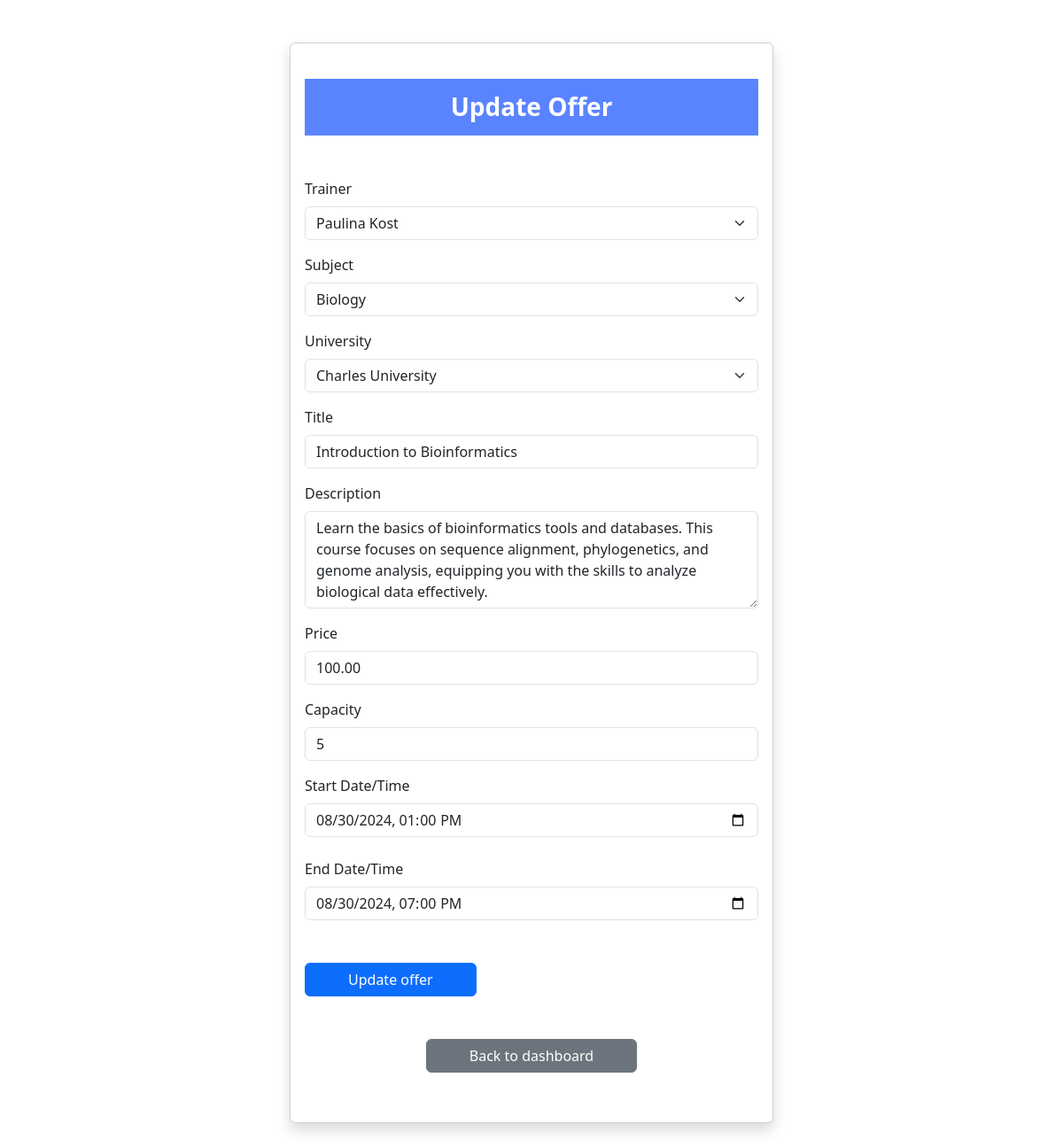
The app's page /frontend/HTML/edit-offer.php?id=12 (signed in) with its own data.
### tables this page shows
CREATE TABLE `tutoring_services` (
  `id` int(11) NOT NULL,
  `title` varchar(100) DEFAULT NULL,
  `trainer_id` int(11) DEFAULT NULL,
  `subject_id` int(11) DEFAULT NULL,
  `university_id` int(11) DEFAULT NULL,
  `description` text DEFAULT NULL,
  `price` decimal(7,2) NOT NULL,
  `capacity` int(11) NOT NULL,
  `date_from` datetime DEFAULT NULL,
  `date_to` datetime DEFAULT NULL
);

### components/dbconnection.php (called while the page is built, shortened)
<?php
class DbConfig
{
    private $hostName = "localhost";
    private $userName = "root";
    private $password = "";
    private $dbName = "full_stack_project_be22";
    private $conn;
    private function connect()
    {
        $this->conn = @new Mysqli($this->hostName, $this->userName, $this->password, $this->dbName);
        return true;
    }
    public function read($for, $table, $cols = "*", $conditions = "", $join = "", $orderBy = "", $groupBy = "", $subQuery = "")
    {
        $columns = "";
        $joins = "";
        if (is_array($cols)) {
            $columns = implode(", ", $cols);
        } else {
            $columns = $cols;
        }
        if (is_array($join)) {
            $joins = implode(" ", $join);
        } else {
            $joins = $join;
        }
        $sql = "SELECT $columns FROM $table $joins $conditions $subQuery $groupBy $orderBy";
        $result = $this->conn->query($sql);
        if ($result->num_rows == 0) {
            if ($for == "JSON") {
                $this->JSONresponse(200, "No results found!");
                return null;
            } else {
                return null;
            }
        } else {
            if ($for == "JSON") {
                $this->JSONresponse(200, "All products!", $result->fetch_all(MYSQLI_ASSOC));
            } else {
                return $result->fetch_all(MYSQLI_ASSOC);
            }
        }
        return false;
    }
}
$obj = new DbConfig();

### frontend/HTML/edit-offer.php (the view, shortened to what this page needs)
<?php
require_once "../../components/dbconnection.php";
if (isset($_GET["id"])) {
    $id = $_GET["id"];
    $offer = $obj->read("", "tutoring_services", "*", "WHERE id= $id");
    $subject = $obj->read("", "subjects");
    $university = $obj->read("", "universities", "*");
    if ($_SESSION["role"] == "admin") {
        $trainer = $obj->read("", "users", "*", " WHERE role = 'trainer'");
    }
} else {
    header("Location: home.php");
    exit();
}
?>
<!DOCTYPE html>
<html lang="en">
<head>
    <link
        href="https://cdn.jsdelivr.net/npm/bootstrap@5.3.3/dist/css/bootstrap.min.css"
        rel="stylesheet"
 />
</head>
<body>
    <div class="container">
        <div class="row my-5 d-flex justify-content-center">
            <div class="col-md-6">
                <div class="card shadow mb-5">
                    <div class="card-body">
                        <h5 class="card-title mb-5 mt-4 text-center fs-3">
                            Update Offer </h5>
                        <form id="update_offer_form">
                            <?php if ($_SESSION["role"] == "admin") { ?>
                                <label for="trainer_id" class="mb-2">Trainer</label>
                                <select class="form-select mb-3" name='trainer_id' id='trainer_id'>
                                    <?php
                                    foreach ($trainer as $value) {
                                        $selected = $value["id"] == $offer[0]["trainer_id"] ? "selected" : "";
                                        echo "<option value='{$value["id"]}' $selected>{$value["firstname"]} {$value["lastname"]}</option>";
                                    }
                                    ?>
                                </select>
                            <?php } ?>
                            <label for="subject_id" class="mb-2">Subject</label>
                            <select class="form-select mb-3" name="subject_id" id="subject_id">
                                <?php foreach ($subject as $value) {
                                    $selected = $value["id"] == $offer[0]["subject_id"] ? "selected" : "";
                                    echo "<option value='{$value["id"]}' $selected>{$value["name"]}</option>";
                                } ?>
                            </select>
                            <label for="university_id" class="mb-2">University</label>
                            <select class="form-select mb-3" name="university_id" id="university_id">
                                <?php foreach ($university as $value) {
                                    $selected = $value["id"] == $offer[0]["university_id"] ? "selected" : "";
                                    echo "<option value='{$value["id"]}' $selected>{$value["name"]}</option>";
                                } ?>
                            </select>
                            <label for="title" class="mb-2">Title</label>
                            <input name="title" class="form-control mb-3" id="title" rows="4" value="<?= $offer[0]["title"] ?>"></input>
                            <label for="description" class="mb-2">Description</label>
                            <textarea name="description" class="form-control mb-3" id="description" rows="4"><?= $offer[0]["description"] ?></textarea>
                            <label for="price" class="mb-2">Price</label>
                            <input type="number" class="form-control mb-3" id='price' placeholder="price" name="price" value="<?= $offer[0]["price"] ?>">
                            <label for="capacity" class="mb-2">Capacity</label>
                            <input type="number" class="form-control mb-3" id="capacity" placeholder="capacity" name="capacity" value="<?= $offer[0]["capacity"] ?>">
                            <div class="mb-4">
                                <label for="start_date" class="mb-2">Start Date/Time</label>
                                <input type="datetime-local" name="start_date" id="start_date" class="form-control mb-3" value="<?= $offer[0]["date_from"] ?>" required>
                            </div>
                            <div class="mb-4">
                                <label for="end_date" class="mb-2">End Date/Time</label>
                                <input type="datetime-local" name="end_date" id="end_date" class="form-control mb-3" value="<?= $offer[0]["date_to"] ?>" required>
                            </div>
                            <input type="submit" value="Update offer" name="edit" class="btn btn-primary px-5 mb-4 mt-4">
                        </form>
                        <?php if ($_SESSION["role"] == "admin") { ?> <p class="text-center"><a href="dashboard.php" class="btn btn-secondary px-5 mb-4 mt-4"> Back to dashboard</a></p> <?php } ?>
</body>
</html>

### frontend/HTML/edit-offer.php (style rules this page uses)
.card-title { color: #fff; font-weight: 600; padding: 15px; background: #5a84ff; }

### records on screen
tutoring_services: title "Introduction to Bioinformatics", description "Learn the basics of bioinformatics tools and databases. This course focuses on sequence alignment, phylogenetics, and genome analysis, equipping you with the skills to analyze biological data effectively.", price "100.00", capacity "5", start_date "08/30/2024 13:00", end_date "08/30/2024 19:00"

### other values on screen
form field trainer_id "Paulina Kost"
form field subject_id "Biology"
form field university_id "Charles University"
